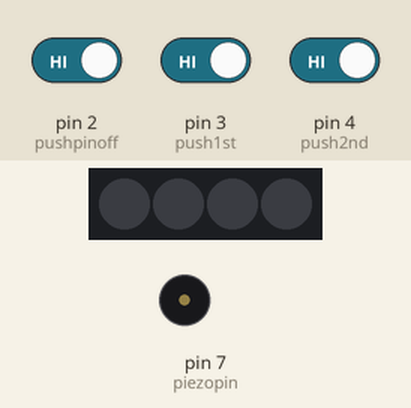
A sketch run on a simulated Arduino Uno, built with avr-gcc and run on an emulated ATmega328P. Parts: 4 RGB LEDs in strip order, left to right, buzzer (waves = sounding). The inputs (shaded band) are chosen by the test bench; at power-on: pin 3 (push1st) HIGH, pin 4 (push2nd) HIGH, pin 2 (pushpinoff) HIGH. Random numbers use the default seed unless the sketch sets one.

Above: at 1.2 s.
1.3 s: pin 3 (push1st) driven LOW and pin 4 (push2nd) driven LOW
At 2.4 s:
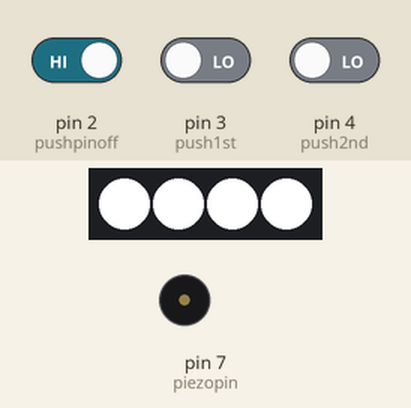
2.8 s: pin 2 (pushpinoff) driven LOW and pin 3 (push1st) driven HIGH
At 15.0 s:
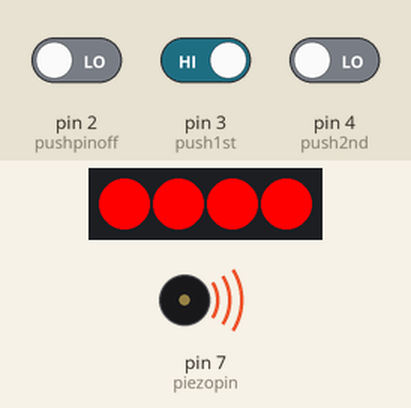
At 18.0 s:
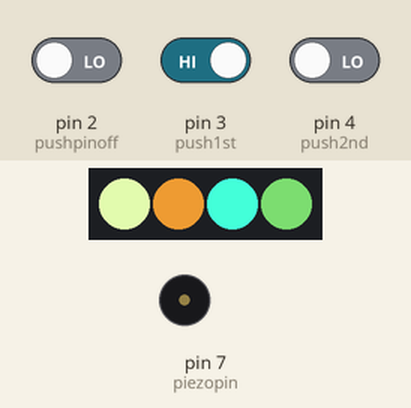
Timing chart, 0 to 19.5 s (numbered marks = the images above; inputs shaded):
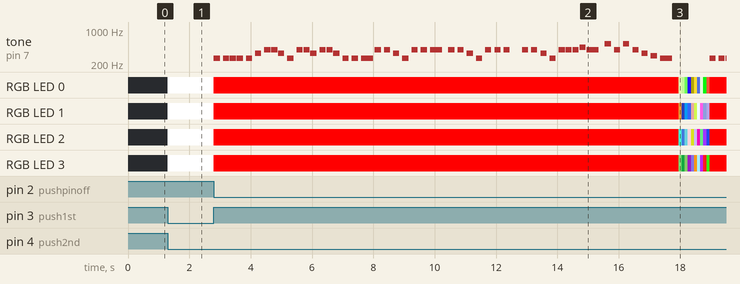

Measured:
- after the input at 1.3 s, RGB LED 0–3: off → RGB(255, 255, 255) at once

The sketch:

LLINE_EDU_ORGEL_KIT_Final.ino
```cpp
#include <Adafruit_NeoPixel.h>
#define NUMPIXELS 4
#define neopin 8
Adafruit_NeoPixel pixels(NUMPIXELS, neopin, NEO_GRB + NEO_KHZ800);

#define piezopin 7

int pushpinoff = 2;
int push1st = 3;
int push2nd = 4;

void setup() {
  pinMode(piezopin, OUTPUT);  //피에조
  pinMode(neopin, OUTPUT);    //네오픽셀
  pinMode(pushpinoff, INPUT_PULLUP);
  pinMode(push1st, INPUT_PULLUP); pinMode(push2nd, INPUT_PULLUP);
  pixels.begin(); //네오픽셀 활성화
  pixels.show();  //픽셀보이게
}

void loop() {
  if (digitalRead(push1st) == HIGH && digitalRead(push2nd) == LOW && digitalRead(pushpinoff) == LOW) {
    singfirst();
  }
  else if (digitalRead(push1st) == LOW && digitalRead(push2nd) == HIGH && digitalRead(pushpinoff) == LOW) {
    singsecond();
  }
  else if (digitalRead(push1st) == LOW && digitalRead(push2nd) == LOW && digitalRead(pushpinoff) == HIGH) {
    white();
    digitalWrite(piezopin, LOW);
  }
  else {
    pixels.clear();
    digitalWrite(piezopin, LOW);
  }
}

void singfirst() {
  red();  //네오픽셀
  //음계
  float singspeed = 0.75; //숫자가 작을수록 빠름
  tone(piezopin, 262, 200); delay(400*singspeed); //도
  tone(piezopin, 262, 200); delay(300*singspeed); //도
  tone(piezopin, 262, 200); delay(300*singspeed); //도
  tone(piezopin, 262, 200); delay(400*singspeed); //도
  tone(piezopin, 262, 200); delay(400*singspeed); //도

  tone(piezopin, 330, 200); delay(400*singspeed); //미
  tone(piezopin, 392, 200); delay(300*singspeed); //솔
  tone(piezopin, 392, 200); delay(300*singspeed); //솔
  tone(piezopin, 330, 200); delay(400*singspeed); //미
  tone(piezopin, 262, 200); delay(400*singspeed); //도

  tone(piezopin, 392, 200); delay(300*singspeed); //솔
  tone(piezopin, 392, 200); delay(300*singspeed); //솔
  tone(piezopin, 330, 200); delay(400*singspeed); //미
  tone(piezopin, 392, 200); delay(300*singspeed); //솔
  tone(piezopin, 392, 200); delay(300*singspeed); //솔
  tone(piezopin, 330, 200); delay(400*singspeed); //미

  tone(piezopin, 262, 200); delay(400*singspeed); //도
  tone(piezopin, 262, 200); delay(400*singspeed); //도
  tone(piezopin, 262, 400); delay(600*singspeed); //도

  tone(piezopin, 392, 200); delay(400*singspeed); //솔
  tone(piezopin, 392, 200); delay(400*singspeed); //솔
  tone(piezopin, 330, 200); delay(400*singspeed); //미
  tone(piezopin, 262, 200); delay(400*singspeed); //도

  tone(piezopin, 392, 200); delay(400*singspeed); //솔
  tone(piezopin, 392, 200); delay(400*singspeed); //솔
  tone(piezopin, 392, 400); delay(800*singspeed); //솔

  tone(piezopin, 392, 200); delay(400*singspeed); //솔
  tone(piezopin, 392, 200); delay(400*singspeed); //솔
  tone(piezopin, 330, 200); delay(400*singspeed); //미
  tone(piezopin, 262, 200); delay(400*singspeed); //도

  tone(piezopin, 392, 200); delay(400*singspeed); //솔
  tone(piezopin, 392, 200); delay(400*singspeed); //솔
  tone(piezopin, 392, 200); delay(800*singspeed); //솔

  tone(piezopin, 392, 200); delay(400*singspeed); //솔
  tone(piezopin, 392, 200); delay(400*singspeed); //솔
  tone(piezopin, 330, 200); delay(400*singspeed); //미
  tone(piezopin, 262, 200); delay(400*singspeed); //도

  tone(piezopin, 392, 200); delay(300*singspeed); //솔
  tone(piezopin, 392, 200); delay(300*singspeed); //솔
  tone(piezopin, 392, 200); delay(300*singspeed); //솔
  tone(piezopin, 440, 200); delay(300*singspeed); //라
  tone(piezopin, 392, 400); delay(800*singspeed); //솔

  tone(piezopin, 523, 200); delay(400*singspeed); //높은도
  tone(piezopin, 392, 200); delay(400*singspeed); //솔
  tone(piezopin, 523, 200); delay(400*singspeed); //높은도
  tone(piezopin, 392, 200); delay(400*singspeed); //솔

  tone(piezopin, 330, 200); delay(400*singspeed); //미
  tone(piezopin, 294, 200); delay(400*singspeed); //레
  tone(piezopin, 262, 400); delay(800*singspeed); //도

  for (int i = 0; i < 10; i++) {
    randomcolor(); delay(100);
  }
  off(); //네오픽셀
}

void singsecond() {
  green();    //네오픽셀
  //음계
  float singspeed = 0.55; //숫자가 작을수록 빠름
  int melody[] = {262, 294, 330, 349, 392, 440, 494, 523};
  tone(piezopin, melody[0], 250);  delay(500*singspeed);
  tone(piezopin, melody[0], 250);  delay(500*singspeed);
  tone(piezopin, melody[4], 250);  delay(500*singspeed);
  tone(piezopin, melody[4], 250);  delay(500*singspeed);
  tone(piezopin, melody[5], 250);  delay(500*singspeed);
  tone(piezopin, melody[5], 250);  delay(500*singspeed);
  tone(piezopin, melody[4], 500);  delay(1000*singspeed);
  tone(piezopin, melody[3], 250);  delay(500*singspeed);
  tone(piezopin, melody[3], 250);  delay(500*singspeed);
  tone(piezopin, melody[2], 250);  delay(500*singspeed);
  tone(piezopin, melody[2], 250);  delay(500*singspeed);
  tone(piezopin, melody[1], 250);  delay(500*singspeed);
  tone(piezopin, melody[1], 250);  delay(500*singspeed);
  tone(piezopin, melody[0], 500);  delay(1000*singspeed);
  tone(piezopin, melody[4], 250);  delay(500*singspeed);
  tone(piezopin, melody[4], 250);  delay(500*singspeed);
  tone(piezopin, melody[3], 250);  delay(500*singspeed);
  tone(piezopin, melody[3], 250);  delay(500*singspeed);
  tone(piezopin, melody[2], 250);  delay(500*singspeed);
  tone(piezopin, melody[2], 250);  delay(500*singspeed);
  tone(piezopin, melody[1], 500);  delay(1000*singspeed);
  tone(piezopin, melody[4], 250);  delay(500*singspeed);
  tone(piezopin, melody[4], 250);  delay(500*singspeed);
  tone(piezopin, melody[3], 250);  delay(500*singspeed);
  tone(piezopin, melody[3], 250);  delay(500*singspeed);
  tone(piezopin, melody[2], 250);  delay(500*singspeed);
  tone(piezopin, melody[2], 250);  delay(500*singspeed);
  tone(piezopin, melody[1], 500);  delay(1000*singspeed);
  tone(piezopin, melody[0], 250);  delay(500*singspeed);
  tone(piezopin, melody[0], 250);  delay(500*singspeed);
  tone(piezopin, melody[4], 250);  delay(500*singspeed);
  tone(piezopin, melody[4], 250);  delay(500*singspeed);
  tone(piezopin, melody[5], 250);  delay(500*singspeed);
  tone(piezopin, melody[5], 250);  delay(500*singspeed);
  tone(piezopin, melody[4], 500);  delay(1000*singspeed);
  tone(piezopin, melody[3], 250);  delay(500*singspeed);
  tone(piezopin, melody[3], 250);  delay(500*singspeed);
  tone(piezopin, melody[2], 250);  delay(500*singspeed);
  tone(piezopin, melody[2], 250);  delay(500*singspeed);
  tone(piezopin, melody[1], 250);  delay(500*singspeed);
  tone(piezopin, melody[1], 250);  delay(500*singspeed);
  tone(piezopin, melody[0], 500);  delay(1000*singspeed);

  for (int i = 0; i < 10; i++) {
    randomcolor(); delay(100);
  }
  off(); //네오픽셀
}

void off() {
  pixels.setBrightness(0);
  pixels.setPixelColor(0, 0, 0, 0);
  pixels.setPixelColor(1, 0, 0, 0);
  pixels.setPixelColor(2, 0, 0, 0);
  pixels.setPixelColor(3, 0, 0, 0);
  pixels.show();
}

void white() {
  pixels.setBrightness(255);
  pixels.setPixelColor(0, 255, 255, 255);
  pixels.setPixelColor(1, 255, 255, 255);
  pixels.setPixelColor(2, 255, 255, 255);
  pixels.setPixelColor(3, 255, 255, 255);
  pixels.show();
}

void red() {
  pixels.setBrightness(255);
  pixels.setPixelColor(0, 255, 0, 0);
  pixels.setPixelColor(1, 255, 0, 0);
  pixels.setPixelColor(2, 255, 0, 0);
  pixels.setPixelColor(3, 255, 0, 0);
  pixels.show();
}

void green() {
  pixels.setBrightness(255);
  pixels.setPixelColor(0, 0, 255, 0);
  pixels.setPixelColor(1, 0, 255, 0);
  pixels.setPixelColor(2, 0, 255, 0);
  pixels.setPixelColor(3, 0, 255, 0);
  pixels.show();
}

void randomcolor() {
  pixels.setBrightness(255);
  pixels.setPixelColor(0, random(256), random(256), random(256));
  pixels.setPixelColor(1, random(256), random(256), random(256));
  pixels.setPixelColor(2, random(256), random(256), random(256));
  pixels.setPixelColor(3, random(256), random(256), random(256));
  pixels.show();
}
```
